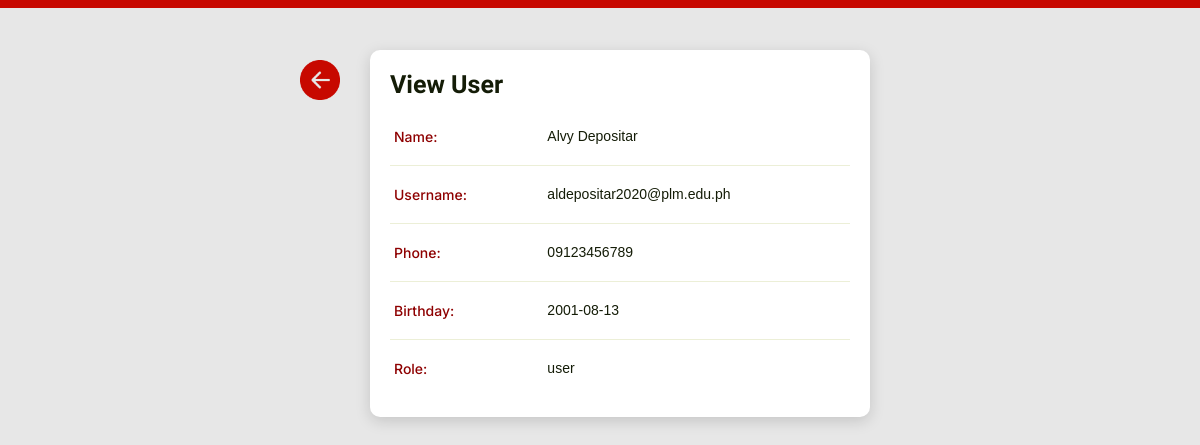
/admin/view-user.php?id=18 (signed in), run on the app's committed database.
### tables this page shows
CREATE TABLE `info_accts` (
  `id` int(11) NOT NULL,
  `firstname` varchar(255) DEFAULT NULL,
  `lastname` varchar(255) DEFAULT NULL,
  `birthday` date DEFAULT NULL,
  `username` varchar(255) DEFAULT NULL,
  `phone` varchar(255) DEFAULT NULL,
  `password` varchar(255) DEFAULT NULL,
  `role` int(11) DEFAULT NULL,
  `house` varchar(255) DEFAULT NULL,
  `city` varchar(255) DEFAULT NULL,
  `province` varchar(255) DEFAULT NULL,
  `zip` int(11) DEFAULT NULL
);

### admin/view-user.php (the view, shortened to what this page needs)
<?php
    if (!isset($_SESSION["loggedin"]) && !isset($_SESSION['role'])){
        header("location: ../login.php");
        exit;
    } else if (isset($_SESSION["loggedin"]) && $_SESSION["loggedin"] === true && $_SESSION["role"] === 2) {
        header("location: ../userprofile.php");
        exit;
    } else {
    include "../conn.php";
    $userID = $_GET['id'];
    $query="SELECT * FROM info_accts WHERE id = $userID";
    $result=mysqli_query($conn,$query);
    $row = mysqli_fetch_assoc($result)
?>
<!DOCTYPE html>
<html dir="ltr" lang="en">
<head>
    <link href="../css/style.min.css" rel="stylesheet">
    <link href="../css/pagestyles.css" rel="stylesheet">
</head>
<body>
    <div class="wrapper">
        <div class="top-line"></div>
        <div class="back-icon">
            <a href="../admin/users.php">
                <img src="../img/backicon.png">
            </a>
        </div>
        <div class="edituserblock">
            <h2>View User</h2>
            <div class="container">
                <div class="row"style="border-bottom: 1px solid #ECEFD7;">
                    <p>
                    <div class="col p-1"><label>Name:</label></div>
                    <div class="col-8 p-1"><?php echo $row['firstname'] . '  '. $row['lastname'] ; ?></div>
                    </p>
                </div>
                <div class="row" style="border-bottom: 1px solid #ECEFD7;">
                    <p>
                    <div class="col p-1"><label>Username:</label></div>
                    <div class="col-8 p-1"><?php echo $row['username']; ?></div>
                    </p>
                </div>
                <div class="row" style="border-bottom: 1px solid #ECEFD7;">
                    <p>
                    <div class="col p-1"><label>Phone:</label></div>
                    <div class="col-8 p-1"><?php echo $row['phone']; ?></div>
                    </p>
                </div>
                <div class="row" style="border-bottom: 1px solid #ECEFD7;">
                    <p>
                    <div class="col p-1"><label>Birthday:</label></div>
                    <div class="col-8 p-1"><?php echo $row['birthday']; ?></div>
                    </p>
                </div>
                <div class="row">
                    <p>
                    <div class="col p-1"><label>Role:</label></div>
                    <div class="col-8 p-1"><?php if ($row['role'] == 1){
                                                        echo "admin";
                                                    }else if ($row['role'] == 2) {
                                                        echo "user";
                                                    } ?></div>
                    </p>
                </div>
            </div>
        </div>
    </div>
</body>
</html>
<?php
    }
?>

### css/pagestyles.css (style rules this page uses)
body { font: 14px sans-serif; background-color: #e7e7e7; color: #141C07; }
.wrapper { width: 360px; padding: 20px; }
.wrapper { width: 400px; margin: 0 auto; }
.top-line { position: absolute; height: 8px; left: -0.21%; right: 0%; top: 0px; background: #C70800; }
.back-icon img { width: 40px; height: 40px; top: 60px; left: calc(50% - 500px/2); position: absolute; }
.edituserblock { background-color: #fff; border-radius: 10px; padding: 20px; width: 400px; margin-top: 30px; box-shadow: 0px 4px 15px rgba(0, 0, 0, 0.15); }
.edituserblock h2 { font-weight: 700; font-size: 25px; font-family: 'Readex Pro'; }
label { margin-bottom: 0px; color: #8e0001; font-weight: 500; font-family: 'Inter'; }

### admin/view-user.php (style rules this page uses)
body { font: 14px sans-serif; background-color: #e7e7e7; color: #141C07; }
.wrapper { width: 360px; padding: 20px; }
.wrapper { width: 500px; margin: 0 auto; }
.edituserblock { background-color: #fff; border-radius: 10px; padding: 20px; width: 500px; margin-top: 30px; box-shadow: 0px 4px 15px rgba(0, 0, 0, 0.15); }
.back-icon img { width: 40px; height: 40px; top: 60px; left: calc(50% - 600px/2); position: absolute; }

### data on the page
info_accts: firstname "Alvy", lastname "Depositar", username "aldepositar2020@plm.edu.ph", phone "09123456789", birthday "2001-08-13"
